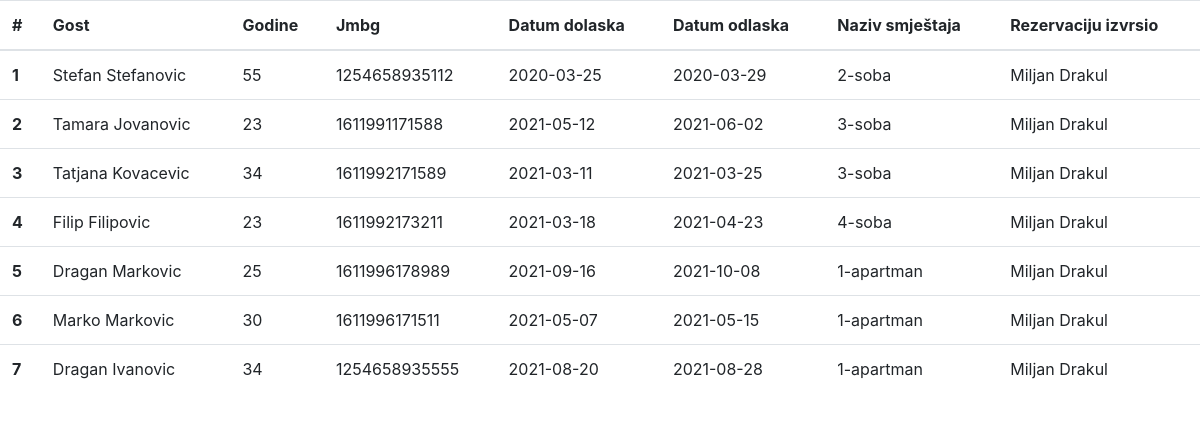
The app's page /tableRezervation.php?userId=1 with its own data.
### tables this page shows
CREATE TABLE `rezervation` (
  `id` int(11) NOT NULL,
  `age` int(11) NOT NULL,
  `jmbg` varchar(20) NOT NULL,
  `date_arrival` date NOT NULL,
  `date_departure` date NOT NULL,
  `accommodation_id` int(11) NOT NULL,
  `user_id` int(11) NOT NULL,
  `guest_id` int(11) NOT NULL
);

CREATE TABLE `guest` (
  `id` int(11) NOT NULL,
  `firstname` varchar(20) NOT NULL,
  `lastname` varchar(20) NOT NULL,
  `email` varchar(45) NOT NULL,
  `password` varchar(64) NOT NULL
);

CREATE TABLE `accommodation` (
  `id` int(11) NOT NULL,
  `name` varchar(45) NOT NULL,
  `capacity` int(11) NOT NULL,
  `accommodation_type_id` int(11) NOT NULL,
  `price_id` int(11) NOT NULL
);

CREATE TABLE `user` (
  `id` int(11) NOT NULL,
  `firstname` varchar(20) NOT NULL,
  `lastname` varchar(20) NOT NULL,
  `email` varchar(45) NOT NULL,
  `password` varchar(64) NOT NULL,
  `name_workplace` varchar(45) DEFAULT NULL,
  `date_employment` date DEFAULT NULL,
  `user_type_id` int(11) NOT NULL
);

### tableRezervation.php (the view, shortened to what this page needs)
<!doctype html>
<html lang="en">
<head>
    <link rel="stylesheet" href="https://maxcdn.bootstrapcdn.com/bootstrap/4.4.1/css/bootstrap.min.css">
    <link rel="stylesheet" href="styles/table.css">
</head>
<body>
<?php
require "connection/connection.php";
$query = <<<SQL
    SELECT guest.id AS guest_id, rezervation.id AS rezervation_id, accommodation.id AS accommodation_id, user.id AS user_id,
        guest.firstname AS guest_fistname, guest.lastname AS guest_lastname, rezervation.age, rezervation.jmbg, rezervation.date_arrival,
        rezervation.date_departure, accommodation.name, user.firstname AS user_firstname, user.lastname AS user_lastname FROM `rezervation`
    JOIN guest ON rezervation.guest_id=guest.id
    JOIN user ON rezervation.user_id=user.id
    JOIN accommodation ON rezervation.accommodation_id=accommodation.id
SQL;
if(isset($_REQUEST['userId'])){
    $user_id = $_REQUEST['userId'];
   $query.=" WHERE rezervation.user_id = $user_id;";
}
$result = mysqli_query($connection, $query);
$counter = 0;
?>
<table class="table table-hover" id="myTable">
    <thead>
    <tr>
        <th scope="col">#</th>
        <th scope="col">Gost</th>
        <th scope="col">Godine</th>
        <th scope="col">Jmbg</th>
        <th scope="col">Datum dolaska</th>
        <th scope="col">Datum odlaska</th>
        <th scope="col">Naziv smještaja</th>
        <th scope="col">Rezervaciju izvrsio</th>
    </tr>
    </thead>
    <tbody>
    <?php while($row = mysqli_fetch_assoc($result)){
        $counter++;
        ?>
        <tr>
            <th scope="row"><?= $counter ?></th>
            <td><?= $row['guest_fistname']." ".$row['guest_lastname'] ?></td>
            <td><?= $row['age'] ?></td>
            <td><?= $row['jmbg'] ?></td>
            <td><?= $row['date_arrival'] ?></td>
            <td><?= $row['date_departure'] ?></td>
            <td><?= $row['name'] ?></td>
            <td><?= $row['user_firstname']." ".$row['user_lastname'] ?></td>
        </tr>
        <?php
    }
    ?>
    </tbody>
</table>
</body>
</html>

### records on screen
rezervation: guest.firstname "Stefan", guest.lastname "Stefanovic", age "55", jmbg "1254658935112", date_arrival "2020-03-25", date_departure "2020-03-29", accommodation.name "2-soba", user.firstname "Miljan", user.lastname "Drakul"
rezervation: guest.firstname "Tamara", guest.lastname "Jovanovic", age "23", jmbg "1611991171588", date_arrival "2021-05-12", date_departure "2021-06-02", accommodation.name "3-soba", user.firstname "Miljan", user.lastname "Drakul"
rezervation: guest.firstname "Tatjana", guest.lastname "Kovacevic", age "34", jmbg "1611992171589", date_arrival "2021-03-11", date_departure "2021-03-25", accommodation.name "3-soba", user.firstname "Miljan", user.lastname "Drakul"
rezervation: guest.firstname "Filip", guest.lastname "Filipovic", age "23", jmbg "1611992173211", date_arrival "2021-03-18", date_departure "2021-04-23", accommodation.name "4-soba", user.firstname "Miljan", user.lastname "Drakul"
rezervation: guest.firstname "Dragan", guest.lastname "Markovic", age "25", jmbg "1611996178989", date_arrival "2021-09-16", date_departure "2021-10-08", accommodation.name "1-apartman", user.firstname "Miljan", user.lastname "Drakul"
rezervation: guest.firstname "Marko", guest.lastname "Markovic", age "30", jmbg "1611996171511", date_arrival "2021-05-07", date_departure "2021-05-15", accommodation.name "1-apartman", user.firstname "Miljan", user.lastname "Drakul"
rezervation: guest.firstname "Dragan", guest.lastname "Ivanovic", age "34", jmbg "1254658935555", date_arrival "2021-08-20", date_departure "2021-08-28", accommodation.name "1-apartman", user.firstname "Miljan", user.lastname "Drakul"
